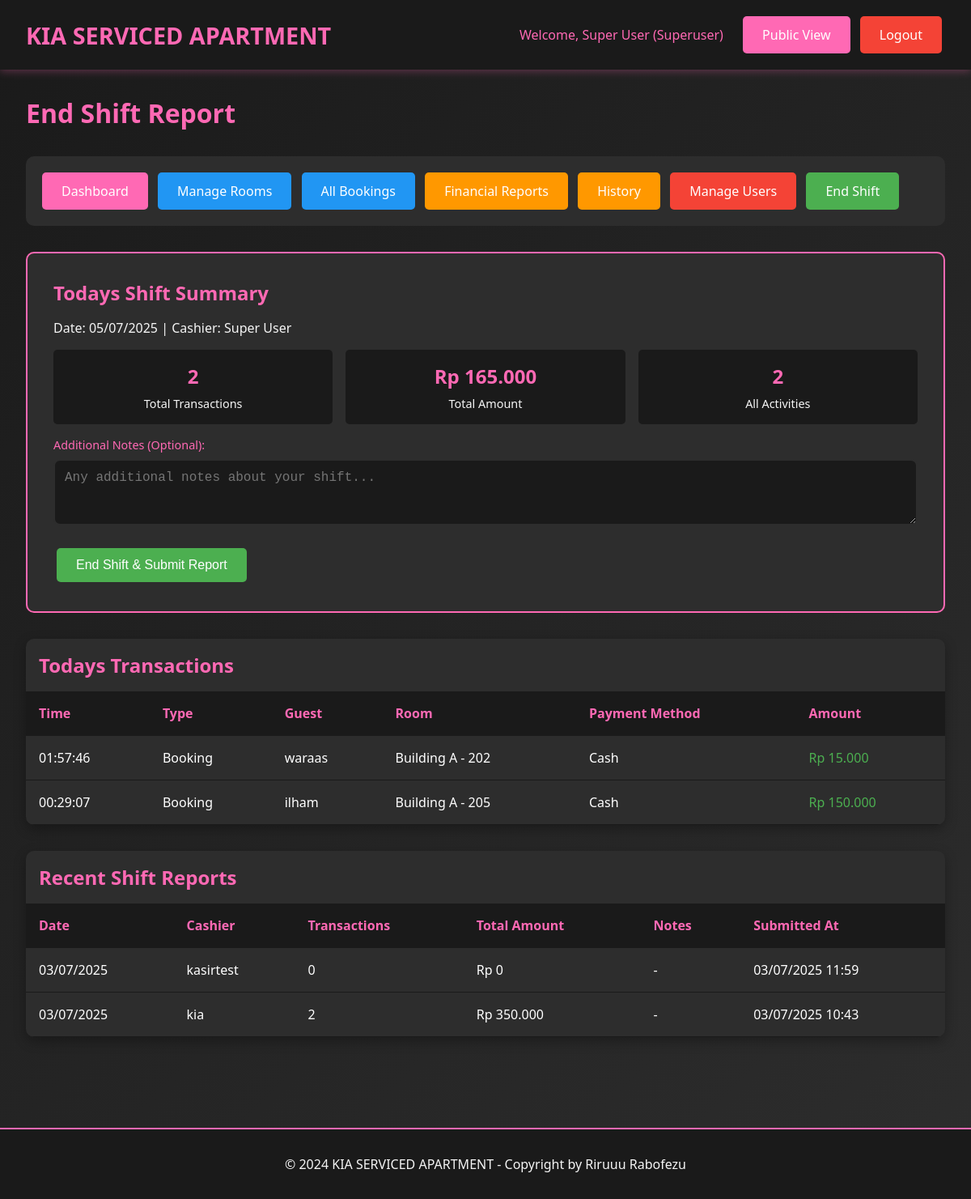
The page /admin/shift_report.php (signed in) on the database as committed earlier.
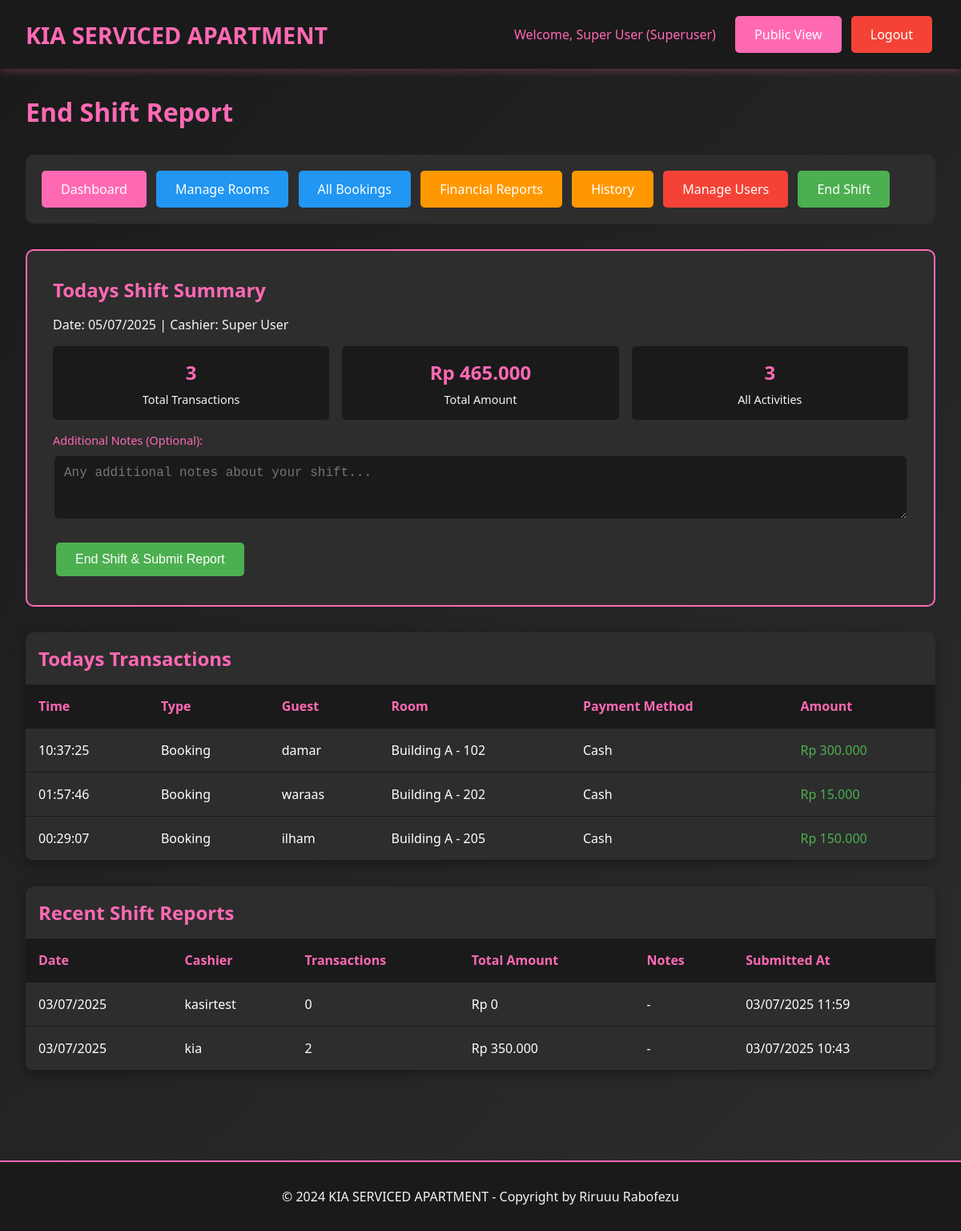
The same page on the database as committed later.
### tables this page shows
CREATE TABLE `transactions` (
  `id` int(11) NOT NULL,
  `booking_id` int(11) NOT NULL,
  `transaction_type` enum('booking','extra_time','refund') NOT NULL,
  `amount` decimal(10,2) NOT NULL,
  `payment_method` varchar(50) NOT NULL,
  `transaction_date` datetime DEFAULT current_timestamp(),
  `created_by` int(11) NOT NULL,
  `notes` text DEFAULT NULL
);

CREATE TABLE `bookings` (
  `id` int(11) NOT NULL,
  `room_id` int(11) NOT NULL,
  `guest_name` varchar(100) NOT NULL,
  `arrival_time` datetime NOT NULL,
  `phone_number` varchar(20) NOT NULL,
  `duration_type` enum('transit','fullday') NOT NULL,
  `duration_hours` int(11) NOT NULL,
  `price_amount` decimal(10,2) NOT NULL,
  `payment_method` varchar(50) NOT NULL,
  `deposit_type` enum('cash','id_card','no_deposit') NOT NULL,
  `deposit_amount` decimal(10,2) DEFAULT 0.00,
  `notes` text DEFAULT NULL,
  `status` enum('booked','checkin','checkout','cancelled','no_show') DEFAULT 'booked',
  `checkin_time` datetime DEFAULT NULL,
  `checkout_time` datetime DEFAULT NULL,
  `extra_time_hours` int(11) DEFAULT 0,
  `extra_time_amount` decimal(10,2) DEFAULT 0.00,
  `refund_amount` decimal(10,2) DEFAULT 0.00,
  `refund_method` varchar(50) DEFAULT NULL,
  `created_by` int(11) NOT NULL,
  `created_at` timestamp NOT NULL DEFAULT current_timestamp(),
  `updated_at` timestamp NOT NULL DEFAULT current_timestamp() ON UPDATE current_timestamp()
);

CREATE TABLE `rooms` (
  `id` int(11) NOT NULL,
  `location` varchar(100) NOT NULL,
  `floor_number` int(11) NOT NULL,
  `room_number` varchar(20) NOT NULL,
  `room_type` varchar(50) NOT NULL,
  `wifi_name` varchar(100) DEFAULT NULL,
  `wifi_password` varchar(100) DEFAULT NULL,
  `status` enum('ready','booked','checkin','checkout') DEFAULT 'ready',
  `created_at` timestamp NOT NULL DEFAULT current_timestamp(),
  `updated_at` timestamp NOT NULL DEFAULT current_timestamp() ON UPDATE current_timestamp()
);

CREATE TABLE `shift_reports` (
  `id` int(11) NOT NULL,
  `user_id` int(11) NOT NULL,
  `shift_date` date NOT NULL,
  `total_transactions` int(11) DEFAULT 0,
  `total_amount` decimal(10,2) DEFAULT 0.00,
  `notes` text DEFAULT NULL,
  `created_at` timestamp NOT NULL DEFAULT current_timestamp()
);

CREATE TABLE `users` (
  `id` int(11) NOT NULL,
  `username` varchar(50) NOT NULL,
  `password` varchar(255) NOT NULL,
  `full_name` varchar(100) NOT NULL,
  `role` enum('superuser','admin','cashier') NOT NULL,
  `created_at` timestamp NOT NULL DEFAULT current_timestamp(),
  `updated_at` timestamp NOT NULL DEFAULT current_timestamp() ON UPDATE current_timestamp()
);

### includes/config.php (called while the page is built, shortened)
<?php
function isLoggedIn() {
    return isset($_SESSION['user_id']);
}
function getUserRole() {
    return $_SESSION['user_role'] ?? null;
}
function hasPermission($required_roles) {
    $user_role = getUserRole();
    return in_array($user_role, $required_roles);
}
function formatCurrency($amount) {
    return 'Rp ' . number_format($amount, 0, ',', '.');
}
function formatDateTime($datetime) {
    return date('d/m/Y H:i', strtotime($datetime));
}
function formatDate($date) {
    return date('d/m/Y', strtotime($date));
}
?>

### admin/shift_report.php (the view, shortened to what the changed rows need)
<?php
require_once "../includes/config.php";
$stmt = $pdo->prepare("SELECT t.*, b.guest_name, r.room_number, r.location
                      FROM transactions t
                      JOIN bookings b ON t.booking_id = b.id
                      JOIN rooms r ON b.room_id = r.id
                      WHERE DATE(t.transaction_date) = CURDATE()
                      AND t.created_by = ?
                      ORDER BY t.transaction_date DESC");
$stmt->execute([$_SESSION["user_id"]]);
$today_transactions = $stmt->fetchAll();
$total_transactions = 0;
$total_amount = 0;
foreach ($today_transactions as $transaction) {
    if ($transaction["amount"] > 0) {
        $total_transactions++;
        $total_amount += $transaction["amount"];
    }
}
?>
<!DOCTYPE html>
<html lang="id">
<head>
    <link rel="stylesheet" href="../assets/css/style.css">
</head>
<body>
    <div class="container">
        <h1 style="color: var(--primary-pink); margin-bottom: 2rem;">End Shift Report</h1>
        <div class="shift-summary">
            <h2 style="color: var(--primary-pink); margin-bottom: 1rem;">Todays Shift Summary</h2>
            <div class="summary-grid">
                <div class="summary-item">
                    <div class="summary-number"><?php echo $total_transactions; ?></div>
                    <div class="summary-label">Total Transactions</div>
                </div>
                <div class="summary-item">
                    <div class="summary-number"><?php echo formatCurrency($total_amount); ?></div>
                    <div class="summary-label">Total Amount</div>
                </div>
                <div class="summary-item">
                    <div class="summary-number"><?php echo count($today_transactions); ?></div>
                    <div class="summary-label">All Activities</div>
                </div>
            </div>
        </div>
        <div class="table-container">
            <h2 style="color: var(--primary-pink); margin: 1rem;">Todays Transactions</h2>
            <table class="table">
                <thead>
                    <tr>
                        <th>Time</th>
                        <th>Type</th>
                        <th>Guest</th>
                        <th>Room</th>
                        <th>Payment Method</th>
                        <th>Amount</th>
                    </tr>
                </thead>
                <tbody>
                    <?php if (empty($today_transactions)): ?>
                    <tr>
                        <td colspan="6" style="text-align: center; color: var(--light-gray);">
                            No transactions found for today.
                        </td>
                    </tr>
                    <?php else: ?>
                        <?php foreach ($today_transactions as $transaction): ?>
                        <tr>
                            <td><?php echo date("H:i:s", strtotime($transaction["transaction_date"])); ?></td>
                            <td><?php echo ucfirst(str_replace("_", " ", $transaction["transaction_type"])); ?></td>
                            <td><?php echo htmlspecialchars($transaction["guest_name"]); ?></td>
                            <td><?php echo htmlspecialchars($transaction["location"] . " - " . $transaction["room_number"]); ?></td>
                            <td><?php echo ucfirst($transaction["payment_method"]); ?></td>
                            <td style="color: <?php echo $transaction["amount"] >= 0 ? "var(--success)" : "var(--danger)"; ?>">
                                <?php echo formatCurrency($transaction["amount"]); ?>
                            </td>
                        </tr>
                        <?php endforeach; ?>
                    <?php endif; ?>
                </tbody>
            </table>
        </div>
        <?php if (hasPermission(["admin", "superuser"])): ?>
            <?php
            $stmt = $pdo->prepare("SELECT sr.*, u.full_name
                                  FROM shift_reports sr
                                  JOIN users u ON sr.user_id = u.id
                                  ORDER BY sr.shift_date DESC, sr.created_at DESC
                                  LIMIT 10");
            $stmt->execute();
            $recent_reports = $stmt->fetchAll();
            ?>
            <div class="table-container">
                <h2 style="color: var(--primary-pink); margin: 1rem;">Recent Shift Reports</h2>
                <table class="table">
                    <thead>
                        <tr>
                            <th>Date</th>
                            <th>Cashier</th>
                            <th>Transactions</th>
                            <th>Total Amount</th>
                            <th>Notes</th>
                            <th>Submitted At</th>
                        </tr>
                    </thead>
                    <tbody>
                        <?php foreach ($recent_reports as $report): ?>
                        <tr>
                            <td><?php echo formatDate($report["shift_date"]); ?></td>
                            <td><?php echo htmlspecialchars($report["full_name"]); ?></td>
                            <td><?php echo $report["total_transactions"]; ?></td>
                            <td><?php echo formatCurrency($report["total_amount"]); ?></td>
                            <td><?php echo htmlspecialchars($report["notes"] ?: "-"); ?></td>
                            <td><?php echo formatDateTime($report["created_at"]); ?></td>
                        </tr>
                        <?php endforeach; ?>
                    </tbody>
                </table>
            </div>
        <?php endif; ?>
    </div>
</body>
</html>

Rows that differ between the two databases and show on the page:
added transactions: transaction_date "10:37:25", transaction_type "Booking", booking.guest_name "damar", rooms.location+room_number "Building A - 102", payment_method "Cash", amount "Rp 300.000"
Other text that changed with them:
$total_transactions: "2" → "3"
formatCurrency($total_amount): "Rp 165.000" → "Rp 465.000"
count($today_transactions): "2" → "3"
